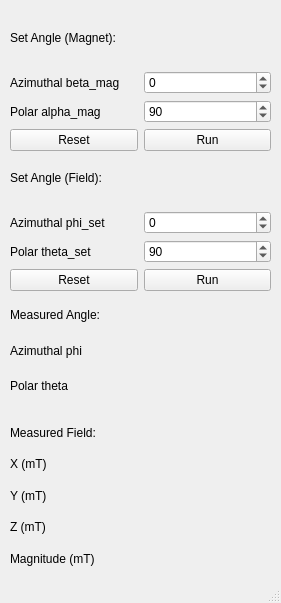
<?xml version="1.0" encoding="UTF-8"?>
<ui version="4.0">
 <class>MainWindow</class>
 <widget class="QMainWindow" name="MainWindow">
  <property name="geometry">
   <rect>
    <x>0</x>
    <y>0</y>
    <width>281</width>
    <height>603</height>
   </rect>
  </property>
  <property name="windowTitle">
   <string>MainWindow</string>
  </property>
  <widget class="QWidget" name="centralwidget">
   <widget class="QWidget" name="gridLayoutWidget">
    <property name="geometry">
     <rect>
      <x>10</x>
      <y>10</y>
      <width>261</width>
      <height>141</height>
     </rect>
    </property>
    <layout class="QGridLayout" name="gridLayout">
     <item row="0" column="1" colspan="2">
      <widget class="QLabel" name="label">
       <property name="text">
        <string>Set Angle (Magnet):</string>
       </property>
      </widget>
     </item>
     <item row="2" column="2">
      <widget class="QSpinBox" name="spb_beta_mag">
       <property name="minimum">
        <number>-90</number>
       </property>
       <property name="maximum">
        <number>90</number>
       </property>
      </widget>
     </item>
     <item row="3" column="1">
      <widget class="QLabel" name="lbl_alpha_mag">
       <property name="text">
        <string>Polar alpha_mag</string>
       </property>
      </widget>
     </item>
     <item row="3" column="2">
      <widget class="QSpinBox" name="spb_alpha_mag">
       <property name="minimum">
        <number>-180</number>
       </property>
       <property name="maximum">
        <number>180</number>
       </property>
       <property name="value">
        <number>90</number>
       </property>
      </widget>
     </item>
     <item row="2" column="1">
      <widget class="QLabel" name="lbl_beta_mag">
       <property name="text">
        <string>Azimuthal beta_mag</string>
       </property>
      </widget>
     </item>
     <item row="4" column="2">
      <widget class="QPushButton" name="pbt_run">
       <property name="text">
        <string>Run</string>
       </property>
      </widget>
     </item>
     <item row="4" column="1">
      <widget class="QPushButton" name="pbt_reset">
       <property name="text">
        <string>Reset</string>
       </property>
      </widget>
     </item>
    </layout>
   </widget>
   <widget class="QWidget" name="gridLayoutWidget_2">
    <property name="geometry">
     <rect>
      <x>10</x>
      <y>300</y>
      <width>261</width>
      <height>101</height>
     </rect>
    </property>
    <layout class="QGridLayout" name="gridLayout_2">
     <item row="1" column="0">
      <widget class="QLabel" name="lbl_phi_msr">
       <property name="text">
        <string>Azimuthal phi</string>
       </property>
      </widget>
     </item>
     <item row="2" column="0">
      <widget class="QLabel" name="lbl_theta_msr">
       <property name="text">
        <string>Polar theta</string>
       </property>
      </widget>
     </item>
     <item row="0" column="0" colspan="2">
      <widget class="QLabel" name="label_2">
       <property name="text">
        <string>Measured Angle:</string>
       </property>
      </widget>
     </item>
     <item row="1" column="1">
      <widget class="QLabel" name="lbl_phi">
       <property name="text">
        <string/>
       </property>
      </widget>
     </item>
     <item row="2" column="1">
      <widget class="QLabel" name="lbl_theta">
       <property name="text">
        <string/>
       </property>
      </widget>
     </item>
    </layout>
   </widget>
   <widget class="QWidget" name="gridLayoutWidget_3">
    <property name="geometry">
     <rect>
      <x>10</x>
      <y>420</y>
      <width>261</width>
      <height>151</height>
     </rect>
    </property>
    <layout class="QGridLayout" name="gridLayout_3">
     <item row="3" column="0">
      <widget class="QLabel" name="label_8">
       <property name="text">
        <string>Z (mT)</string>
       </property>
      </widget>
     </item>
     <item row="1" column="0">
      <widget class="QLabel" name="label_6">
       <property name="text">
        <string>X (mT)</string>
       </property>
      </widget>
     </item>
     <item row="4" column="0">
      <widget class="QLabel" name="label_9">
       <property name="text">
        <string>Magnitude (mT)</string>
       </property>
      </widget>
     </item>
     <item row="2" column="0">
      <widget class="QLabel" name="label_7">
       <property name="text">
        <string>Y (mT)</string>
       </property>
      </widget>
     </item>
     <item row="1" column="1">
      <widget class="QLabel" name="lbl_x">
       <property name="text">
        <string/>
       </property>
      </widget>
     </item>
     <item row="2" column="1">
      <widget class="QLabel" name="lbl_y">
       <property name="text">
        <string/>
       </property>
      </widget>
     </item>
     <item row="3" column="1">
      <widget class="QLabel" name="lbl_z">
       <property name="text">
        <string/>
       </property>
      </widget>
     </item>
     <item row="4" column="1">
      <widget class="QLabel" name="lbl_mag">
       <property name="text">
        <string/>
       </property>
      </widget>
     </item>
     <item row="0" column="0" colspan="2">
      <widget class="QLabel" name="label_5">
       <property name="text">
        <string>Measured Field:</string>
       </property>
      </widget>
     </item>
    </layout>
   </widget>
   <widget class="QWidget" name="gridLayoutWidget_4">
    <property name="geometry">
     <rect>
      <x>10</x>
      <y>150</y>
      <width>261</width>
      <height>141</height>
     </rect>
    </property>
    <layout class="QGridLayout" name="gridLayout_4">
     <item row="0" column="1" colspan="2">
      <widget class="QLabel" name="label_3">
       <property name="text">
        <string>Set Angle (Field):</string>
       </property>
      </widget>
     </item>
     <item row="2" column="2">
      <widget class="QSpinBox" name="spb_phi_set">
       <property name="minimum">
        <number>-90</number>
       </property>
       <property name="maximum">
        <number>90</number>
       </property>
      </widget>
     </item>
     <item row="3" column="1">
      <widget class="QLabel" name="lbl_theta_set">
       <property name="text">
        <string>Polar theta_set</string>
       </property>
      </widget>
     </item>
     <item row="3" column="2">
      <widget class="QSpinBox" name="spb_theta_set">
       <property name="minimum">
        <number>-180</number>
       </property>
       <property name="maximum">
        <number>180</number>
       </property>
       <property name="value">
        <number>90</number>
       </property>
      </widget>
     </item>
     <item row="2" column="1">
      <widget class="QLabel" name="lbl_phi_set">
       <property name="text">
        <string>Azimuthal phi_set</string>
       </property>
      </widget>
     </item>
     <item row="4" column="2">
      <widget class="QPushButton" name="pbt_run_2">
       <property name="text">
        <string>Run</string>
       </property>
      </widget>
     </item>
     <item row="4" column="1">
      <widget class="QPushButton" name="pbt_reset_2">
       <property name="text">
        <string>Reset</string>
       </property>
      </widget>
     </item>
    </layout>
   </widget>
  </widget>
  <widget class="QStatusBar" name="statusbar"/>
 </widget>
 <resources/>
 <connections/>
</ui>
